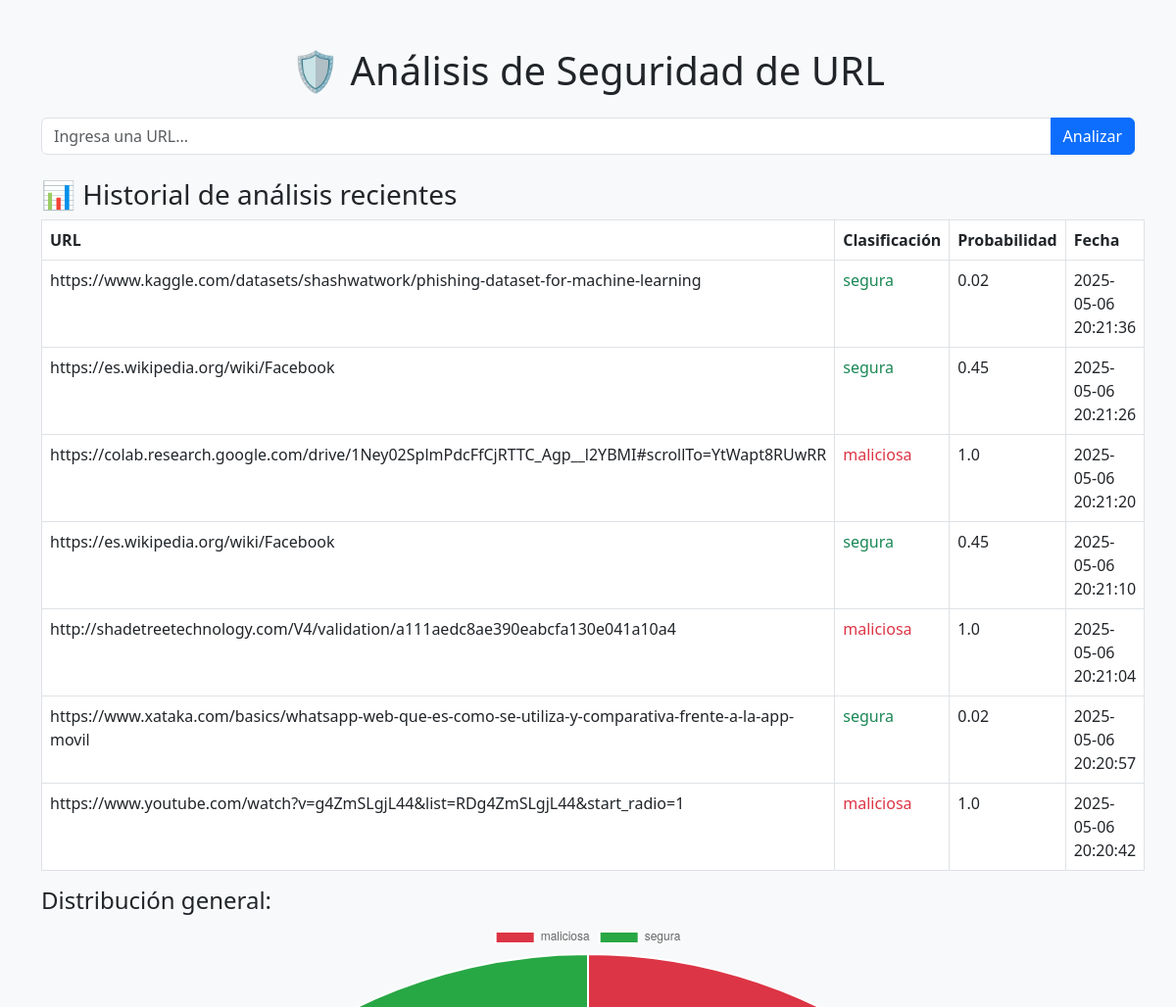
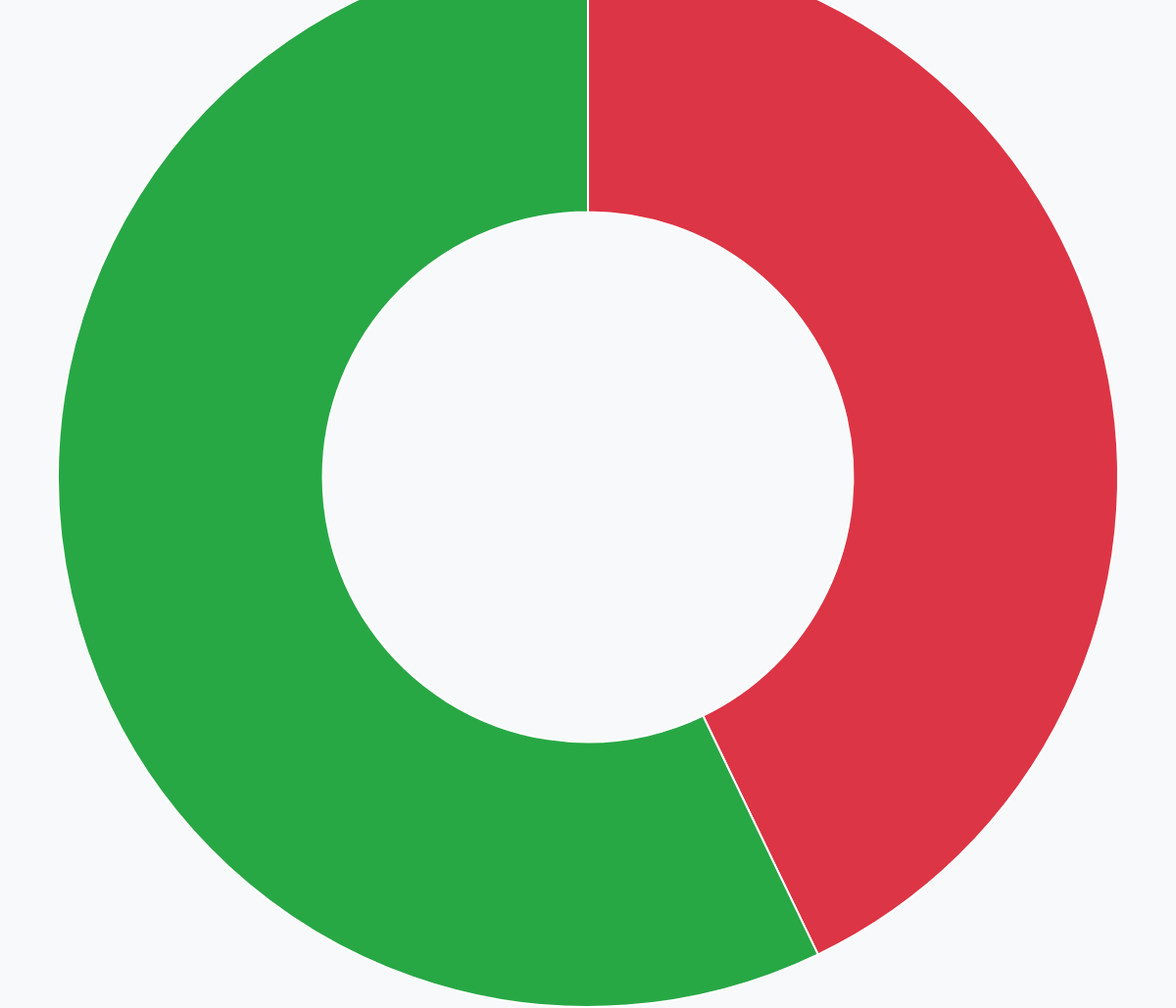
The page / on the database its author committed (2 pictures, top to bottom).
### tables this page shows
CREATE TABLE historial_urls (
    id INTEGER PRIMARY KEY AUTOINCREMENT,
    url TEXT,
    clasificacion TEXT,
    probabilidad REAL,
    fecha TEXT
);

### app.py (the view)
@app.get("/", response_class=HTMLResponse)
async def form_get(request: Request):
    cursor.execute("SELECT url, clasificacion, probabilidad, fecha FROM historial_urls ORDER BY id DESC LIMIT 10")
    historial = cursor.fetchall()
    cursor.execute("SELECT clasificacion, COUNT(*) FROM historial_urls GROUP BY clasificacion")
    resumen = cursor.fetchall()
    return templates.TemplateResponse("formulario.html", {
        "request": request,
        "historial": historial,
        "resumen": resumen
    })

### templates/formulario.html (shortened to what this page needs)
<!DOCTYPE html>
<html>
<head>
    <link href="https://cdn.jsdelivr.net/npm/bootstrap@5.3.0/dist/css/bootstrap.min.css" rel="stylesheet">
</head>
<body class="bg-light">
<div class="container mt-5">
    <h1 class="text-center mb-4">🛡️ Análisis de Seguridad de URL</h1>
    <form method="post" class="mb-4">
        <div class="input-group">
            <input type="text" name="url" class="form-control" placeholder="Ingresa una URL..." required>
            <button class="btn btn-primary" type="submit">Analizar</button>
        </div>
    </form>
    <h3>📊 Historial de análisis recientes</h3>
    <table class="table table-bordered bg-white">
        <thead><tr><th>URL</th><th>Clasificación</th><th>Probabilidad</th><th>Fecha</th></tr></thead>
        <tbody>
        {% for row in historial %}
        <tr>
            <td>{{ row[0] }}</td>
            <td class="{{ 'text-danger' if row[1] == 'maliciosa' else 'text-success' }}">{{ row[1] }}</td>
            <td>{{ row[2]|round(2) }}</td>
            <td>{{ row[3] }}</td>
        </tr>
        {% endfor %}
        </tbody>
    </table>
    <h4>Distribución general:</h4>
    <canvas id="resumenChart" width="400" height="200"></canvas>
</div>
<script>
    const resumen = {{ resumen|tojson }};
    const labels = resumen.map(r => r[0]);
    const counts = resumen.map(r => r[1]);
    new Chart(document.getElementById('resumenChart'), {
        type: 'doughnut',
        data: {
            labels: labels,
            datasets: [{
                label: 'Cantidad',
                data: counts,
                backgroundColor: ['#dc3545', '#28a745']
            }]
        }
    });
</script>
</body>
</html>

### rows shown on the page
historial_urls: url "https://www.kaggle.com/datasets/shashwatwork/phishing-dataset-for-machine-learning", clasificacion "segura", probabilidad "0.02", fecha "2025-05-06 20:21:36"
historial_urls: url "https://es.wikipedia.org/wiki/Facebook", clasificacion "segura", probabilidad "0.45", fecha "2025-05-06 20:21:26"
historial_urls: url "https://colab.research.google.com/drive/1Ney02SplmPdcFfCjRTTC_Agp__l2YBMI#scrollTo=YtWapt8RUwRR", clasificacion "maliciosa", probabilidad "1.0", fecha "2025-05-06 20:21:20"
historial_urls: url "https://es.wikipedia.org/wiki/Facebook", clasificacion "segura", probabilidad "0.45", fecha "2025-05-06 20:21:10"
historial_urls: url "http://shadetreetechnology.com/V4/validation/a111aedc8ae390eabcfa130e041a10a4", clasificacion "maliciosa", probabilidad "1.0", fecha "2025-05-06 20:21:04"
historial_urls: url "https://www.xataka.com/basics/whatsapp-web-que-es-como-se-utiliza-y-comparativa-frente-a-la-app-movil", clasificacion "segura", probabilidad "0.02", fecha "2025-05-06 20:20:57"
historial_urls: url "https://www.youtube.com/watch?v=g4ZmSLgjL44&list=RDg4ZmSLgjL44&start_radio=1", clasificacion "maliciosa", probabilidad "1.0", fecha "2025-05-06 20:20:42"

### other values the page prints
chart data {{ resumen|tojson }} [["maliciosa", 3], ["segura", 4]]
